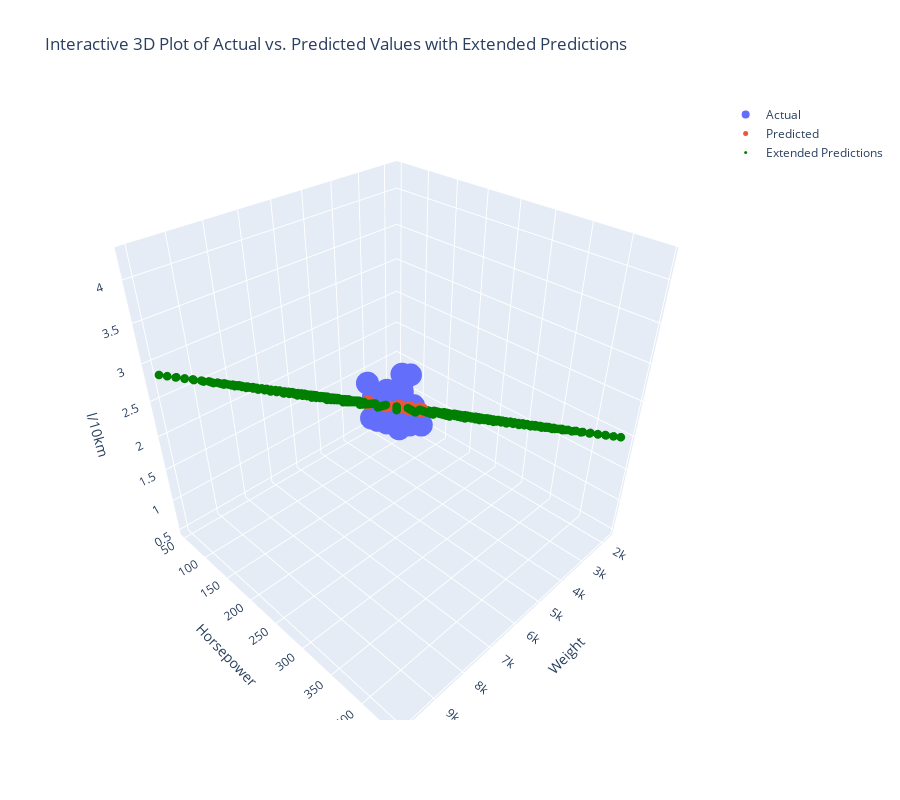

Here is the notebook cell this chart was saved with:
### Markdown cell above
Creating an out-of-sample prediction allows us to assess the model's performance on data it has not seen during training, providing a realistic measure of its generalization ability and effectiveness in making accurate predictions in real-world scenarios. This plot was made using a little help from a friend (ChatGPT). It is interactive and rotatable.

### Code cell
# Generate Extended Data for Prediction
max_weight = X_test['weight'].max()
max_horsepower = X_test['horsepower'].max()

# Creating a grid of values for weight and horsepower
weight_extended = np.linspace(X_test['weight'].min(), max_weight * 2, 20)
horsepower_extended = np.linspace(X_test['horsepower'].min(), max_horsepower * 2, 20)
weight_grid, horsepower_grid = np.meshgrid(weight_extended, horsepower_extended)

# Create a DataFrame for easy prediction
extended_df = pd.DataFrame({
    'weight': weight_grid.ravel(),
    'horsepower': horsepower_grid.ravel(),
})

# Predict Using Extended Data
extended_predictions = model.predict(extended_df)

import plotly.graph_objects as go

# Create a 3D scatter plot with Plotly
fig = go.Figure()

# Actual data
fig.add_trace(go.Scatter3d(x=X_test['weight'], y=X_test['horsepower'], z=y_test,
                           mode='markers', name='Actual'))

# Predicted data (original)
fig.add_trace(go.Scatter3d(x=X_test['weight'], y=X_test['horsepower'], z=y_pred,
                           mode='markers', name='Predicted', marker=dict(size=5)))

# Extended predictions
fig.add_trace(go.Scatter3d(x=extended_df['weight'], y=extended_df['horsepower'], z=extended_predictions,
                           mode='markers', name='Extended Predictions', marker=dict(size=3, color='green')))

fig.update_layout(
    scene=dict(
        xaxis_title='Weight',
        yaxis_title='Horsepower',
        zaxis_title='l/10km'
    ),
    title='Interactive 3D Plot of Actual vs. Predicted Values with Extended Predictions',
    height=800
)

fig.show()

### Figure 1 — Plotly figure (JSON) as saved in the notebook; plotly's stock layout.template omitted (floating-point values rounded to 4 significant figures; data arrays with more than 128 entries replaced by an {"elided": "..."} marker saying what was removed)
{"data": [{"mode": "markers", "name": "Actual", "type": "scatter3d", "x": [2125, 2890, 4456, 2125, 2145, 3210, 1968, 3250, 3102, 2279, 1834, 4380, 2740, 4997, 4360, 2210, 2795, 4077, 2265, 2670, 3169, 3632, 2408, 2945, 2144, 4209, 2620, 2720, 2914, 3672, 2807, 2635, 2511, 1963, 3039, 2711, 1773, 4464, 4190, 4354, 3693, 1850, 2542, 4141, 1940, 4335, 2525, 4699, 3880, 2789, 2246, 3563, 4376, 2408, 2188, 3160, 3060, 3353, 1795, 2226, 2833, 2108, 1990, 4341, 2189, 3897, 4312, 2640, 2672, 2110, 1800, 2155, 3725, 4140, 2904, 4129, 1955, 3425, 2045], "y": [75, 88, 160, 63, 67, 90, 60, 67, 95, 88, 60, 180, 88, 150, 155, 75, 115, 150, 90, 90, 129, 110, 90, 110, 76, 165, 92, 88, 100, 150, 122, 74, 76, 67, 110, 90, 65, 150, 150, 220, 165, 67, 75, 140, 78, 149, 84, 150, 145, 100, 75, 170, 200, 72, 78, 76, 88, 105, 53, 86, 95, 75, 71, 198, 69, 105, 215, 88, 87, 65, 60, 68, 129, 145, 95, 153, 70, 145, 68], "z": [0.8401, 1.055, 1.96, 0.619, 0.6959, 1.212, 0.6174, 0.7841, 1.176, 1.176, 0.8712, 1.426, 0.9601, 2.138, 1.392, 0.698, 1.089, 1.68, 0.9047, 0.8282, 1.809, 1.47, 1.176, 0.9409, 0.5668, 1.68, 0.9117, 0.9371, 1.176, 1.384, 1.176, 0.7444, 1.069, 0.9047, 1.12, 0.7893, 0.7588, 1.809, 1.47, 1.68, 1.568, 0.5274, 0.7515, 1.47, 0.8111, 1.47, 0.8111, 1.809, 1.344, 1.307, 0.9047, 1.568, 2.352, 1.069, 0.6858, 0.7662, 1.164, 1.069, 0.7128, 1.12, 1.069, 0.9801, 0.7467, 1.568, 0.9047, 1.47, 1.68, 0.8712, 0.9409, 0.5765, 0.6516, 0.7841, 1.336, 1.518, 1.023, 1.68, 0.9047, 1.225, 0.7467]}, {"marker": {"size": 5}, "mode": "markers", "name": "Predicted", "type": "scatter3d", "x": [2125, 2890, 4456, 2125, 2145, 3210, 1968, 3250, 3102, 2279, 1834, 4380, 2740, 4997, 4360, 2210, 2795, 4077, 2265, 2670, 3169, 3632, 2408, 2945, 2144, 4209, 2620, 2720, 2914, 3672, 2807, 2635, 2511, 1963, 3039, 2711, 1773, 4464, 4190, 4354, 3693, 1850, 2542, 4141, 1940, 4335, 2525, 4699, 3880, 2789, 2246, 3563, 4376, 2408, 2188, 3160, 3060, 3353, 1795, 2226, 2833, 2108, 1990, 4341, 2189, 3897, 4312, 2640, 2672, 2110, 1800, 2155, 3725, 4140, 2904, 4129, 1955, 3425, 2045], "y": [75, 88, 160, 63, 67, 90, 60, 67, 95, 88, 60, 180, 88, 150, 155, 75, 115, 150, 90, 90, 129, 110, 90, 110, 76, 165, 92, 88, 100, 150, 122, 74, 76, 67, 110, 90, 65, 150, 150, 220, 165, 67, 75, 140, 78, 149, 84, 150, 145, 100, 75, 170, 200, 72, 78, 76, 88, 105, 53, 86, 95, 75, 71, 198, 69, 105, 215, 88, 87, 65, 60, 68, 129, 145, 95, 153, 70, 145, 68], "z": [0.7875, 1.043, 1.727, 0.7447, 0.7645, 1.137, 0.6912, 1.066, 1.126, 0.876, 0.6546, 1.778, 1.002, 1.839, 1.683, 0.8107, 1.113, 1.588, 0.8793, 0.9898, 1.265, 1.324, 0.9183, 1.136, 0.7963, 1.678, 0.9833, 0.9963, 1.092, 1.477, 1.141, 0.9232, 0.8965, 0.7148, 1.162, 1.001, 0.6558, 1.694, 1.619, 1.913, 1.537, 0.6839, 0.9014, 1.57, 0.7477, 1.655, 0.9288, 1.758, 1.516, 1.058, 0.8206, 1.519, 1.848, 0.8541, 0.8154, 1.074, 1.089, 1.23, 0.619, 0.8544, 1.052, 0.7829, 0.7364, 1.831, 0.7836, 1.378, 1.884, 0.9745, 0.9797, 0.7478, 0.6453, 0.7707, 1.417, 1.587, 1.072, 1.613, 0.7233, 1.392, 0.7407]}, {"marker": {"color": "green", "size": 3}, "mode": "markers", "name": "Extended Predictions", "type": "scatter3d", "x": {"elided": "400 float values"}, "y": {"elided": "400 float values"}, "z": {"elided": "400 float values"}}], "layout": {"height": 800, "scene": {"xaxis": {"title": {"text": "Weight"}}, "yaxis": {"title": {"text": "Horsepower"}}, "zaxis": {"title": {"text": "l/10km"}}}, "title": {"text": "Interactive 3D Plot of Actual vs. Predicted Values with Extended Predictions"}}}
